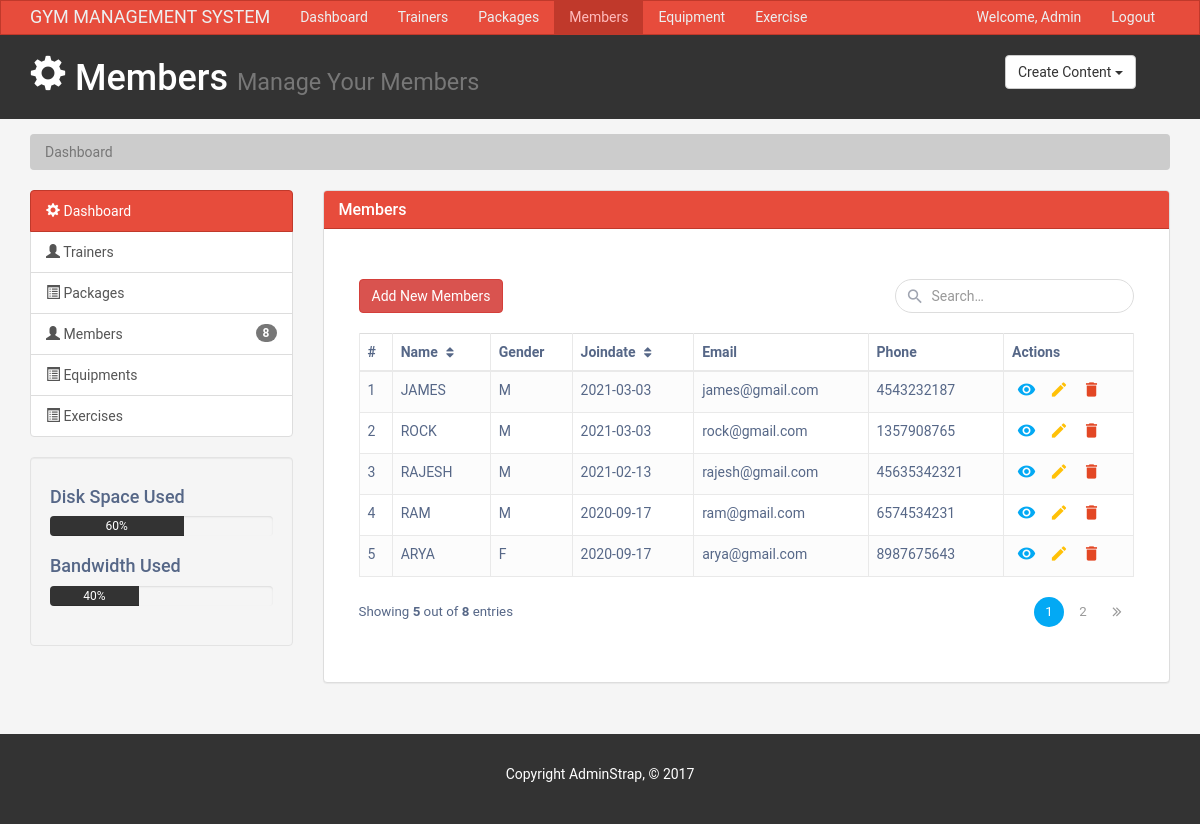
The page /members/ on the database its author committed.
### models.py (models this page shows, shortened)
class MEMBERS(db.Model):
    M_ID = db.Column(db.Integer , primary_key = True)
    M_NAME = db.Column(db.String(15) , nullable = False)
    M_GENDER = db.Column(db.CHAR)
    M_DOB = db.Column(db.Date , nullable = False)
    M_WEIGHT = db.Column(db.Float)
    M_HEIGHT = db.Column(db.Float)
    M_EMAIL = db.Column(db.String(20) , nullable = False , unique = True)
    M_MOB_NO = db.Column(db.Numeric(precision=10 , asdecimal = False) , unique = True , nullable = False)
    M_JOINDATE = db.Column(db.Date , nullable = False)
    M_LOCATION = db.Column(db.String(15))
    TR_ID = db.Column(db.Integer ,  db.ForeignKey('TRAINERS.T_ID' , ondelete='SET NULL') )
    PK_ID = db.Column(db.Integer ,  db.ForeignKey('PACKAGE.P_ID' , ondelete='SET NULL') )
    using = db.relationship('EQUIPMENTS' , secondary = USES, backref = 'uses' , lazy = True)
    taking_up = db.relationship('EXERCISE' , secondary = TAKEUP , backref = 'takes_up' , lazy = True)

### members.py (the view)
@members_blueprint.route('/')
@members_blueprint.route('/<int:page_num>')
def member(page_num=1):
    count = db.engine.execute(f"SELECT count('M_ID') from 'MEMBERS'").scalar()
    Data_Paginate = MEMBERS.query.filter_by().paginate(per_page=5,page=page_num , error_out = False)
    return render_template('/adminstrap_theme/adminstrap_theme/members.html' , ismembers="active" , title = "Members" , rows = MEMBERS.query.all() , Data_Paginate=Data_Paginate , isact="active" , mcount=count , packages  = PACKAGE.query.all() , trainers = TRAINERS.query.all())

### templates/adminstrap_theme/adminstrap_theme/members.html (shortened to what this page needs)
{%extends "base.html" %}
{%block members %}
<div class="col-md-9">
    <div class="panel panel-default">
        <div class="panel-heading main-color-bg">
            <h3 class="panel-title">Members</h3>
        </div>
        <div class="container mt-5" style="width:auto;">
            <div class="container-xl">
                <div class="table-responsive">
                    <div class="table-wrapper">
                        <div class="table-title">
                            <div class="row">
                                <div class="col-sm-8"> <a class="btn btn-danger" data-toggle="modal" data-target="#addMember" >Add New Members</a></div>
                                <div class="col-sm-4">
                                    <div class="search-box">
                                        <i class="material-icons">&#xE8B6;</i>
                                        <input type="text" class="form-control" placeholder="Search&hellip;">
                                    </div>
                                </div>
                            </div>
                        </div>
                        <table class="table table-striped table-hover table-bordered">
                            <thead>
                                <tr>
                                    <th>#</th>
                                    <th>Name <i class="fa fa-sort"></i></th>
                                    <th>Gender</th>
                                    <th>Joindate <i class="fa fa-sort"></i></th>
                                    <th>Email</th>
                                    <th>Phone</th>
                                    <th>Actions</th>
                                </tr>
                            </thead>
                            <tbody>
                                {% for row in Data_Paginate.items%}
                                <tr>
                                    <td>{{row.M_ID}}</td>
                                    <td>{{row.M_NAME}}</td>
                                    <td>{{row.M_GENDER}}</td>
                                    <td>{{row.M_JOINDATE}}</td>
                                    <td>{{row.M_EMAIL}}</td>
                                    <td>{{row.M_MOB_NO}}</td>
                                    <td>
                                        <a href="#" class="view" title="View" data-toggle="modal" data-target="#viewMember{{row.M_ID}}"><i class="material-icons">&#xE417;</i></a>
                                        <a href="#"  class="edit" title="Edit" data-toggle="modal" data-target="#editMember{{row.M_ID}}"  ><i class="material-icons">&#xE254;</i></a>
                                        <a href="#" class="delete" title="Delete"  data-toggle="modal" data-target="#deleteMember{{row.M_ID}}"><i class="material-icons">&#xE872;</i></a>
                                    </td>
                                </tr>
                                {%endfor%}
                            </tbody>
                        </table>
                        <div class="clearfix">
                            <div class="hint-text">Showing <b>5</b> out of <b>{{mcount}}</b> entries</div>
                            <ul class="pagination">
                                {% for page in Data_Paginate.iter_pages(left_edge=3,right_edge=3,left_current=3,right_current=3) %}
                                {%if page%}
                                <li class="page-item " id="page{{page}}"><a href="{{page}}" class="page-link">{{page}}</a></li>
                                {%else%}
                                ...
                                {%endif%}
                                {%endfor%}
                                {%if Data_Paginate.has_next%}
                                <li class="page-item"><a href="{{Data_Paginate.page+1}}" class="page-link"><i class="fa fa-angle-double-right"></i></a></li>
                                {%endif%}
                            </ul>
                        </div>
                    </div>
                </div>
            </div>
        </div>
    </div>
</div>
{% endblock members %}

### static/css/style.css (style rules this page uses)
body { background:#f4f4f4; }
.main-color-bg { background-color: #e74c3c !important; border-color: #c0392b !important; color:#ffffff !important; }

### static/css/table.css (style rules this page uses)
body { color: #566787; background: #f5f5f5; font-family: 'Roboto', sans-serif; }
.table-responsive { margin: 30px 0; }
.table-wrapper { background: #fff; padding: 20px; box-shadow: 0 1px 1px rgba(0,0,0,.05); }
.table-title { padding-bottom: 10px; margin: 0 0 10px; min-width: 100%; }
.search-box { position: relative; float: right; }
.search-box input { height: 34px; border-radius: 20px; padding-left: 35px; border-color: #ddd; box-shadow: none; }
.search-box i { color: #a0a5b1; position: absolute; font-size: 19px; top: 8px; left: 10px; }
table.table tr th, table.table tr td { border-color: #e9e9e9; }
table.table-striped tbody tr:nth-of-type(odd) { background-color: #fcfcfc; }
table.table th i { font-size: 13px; margin: 0 5px; cursor: pointer; }
table.table td:last-child { width: 130px; }
table.table td a { color: #a0a5b1; display: inline-block; margin: 0 5px; }
table.table td a.view { color: #03A9F4; }
table.table td a.edit { color: #FFC107; }
table.table td a.delete { color: #E34724; }
table.table td i { font-size: 19px; }
.pagination { float: right; margin: 0 0 5px; }
.pagination li a { border: none; font-size: 95%; width: 30px; height: 30px; color: #999; margin: 0 2px; line-height: 30px; border-radius: 30px !important; text-align: center; padding: 0; }
.pagination li.active a { background: #03A9F4; }
.pagination li i { font-size: 16px; padding-top: 6px }
.hint-text { float: left; margin-top: 6px; font-size: 95%; }

### rows shown on the page
MEMBERS: M_ID "1", M_NAME "JAMES", M_GENDER "M", M_JOINDATE "2021-03-03", M_EMAIL "james@gmail.com", M_MOB_NO "4543232187"
MEMBERS: M_ID "2", M_NAME "ROCK", M_GENDER "M", M_JOINDATE "2021-03-03", M_EMAIL "rock@gmail.com", M_MOB_NO "1357908765"
MEMBERS: M_ID "3", M_NAME "RAJESH", M_GENDER "M", M_JOINDATE "2021-02-13", M_EMAIL "rajesh@gmail.com", M_MOB_NO "45635342321"
MEMBERS: M_ID "4", M_NAME "RAM", M_GENDER "M", M_JOINDATE "2020-09-17", M_EMAIL "ram@gmail.com", M_MOB_NO "6574534231"
MEMBERS: M_ID "5", M_NAME "ARYA", M_GENDER "F", M_JOINDATE "2020-09-17", M_EMAIL "arya@gmail.com", M_MOB_NO "8987675643"

### other values the page prints
{{ title }} "Members"
{{ mcount }} "8"
{{ page }} "1" "2"
